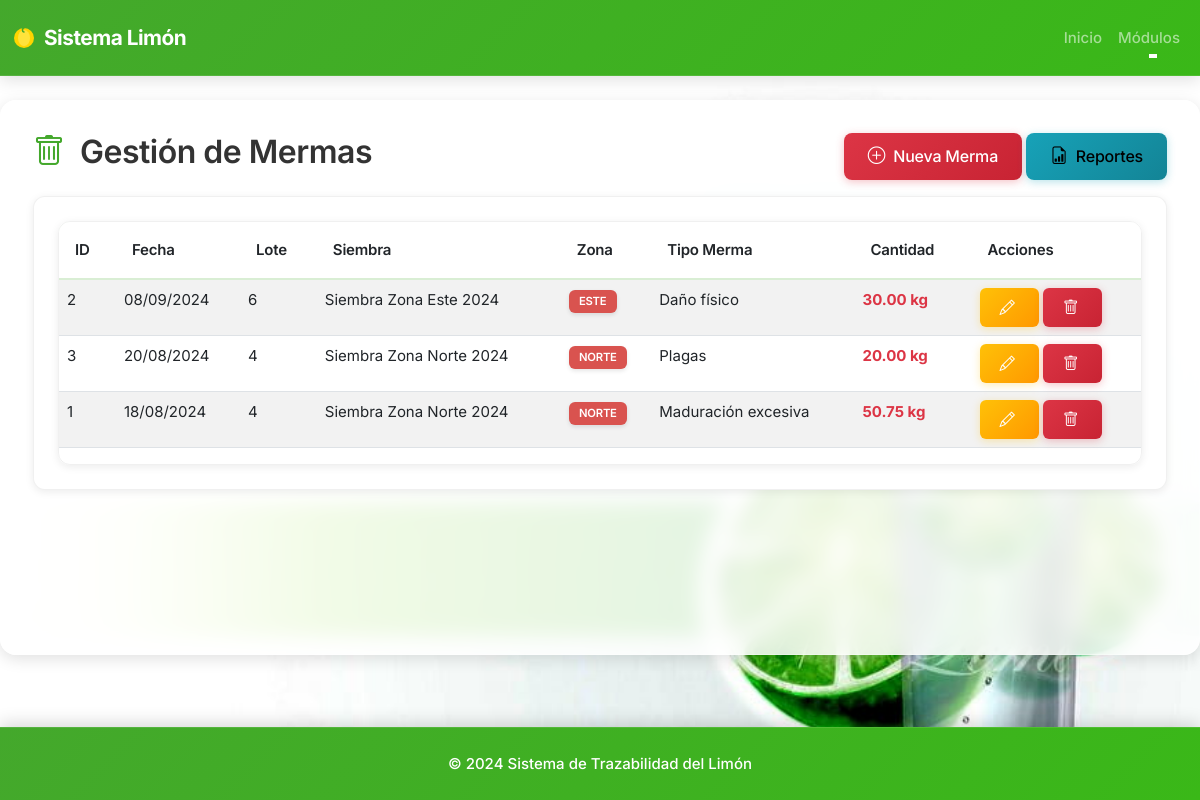
The app's page /modules/mermas/index.php with its own data.
### tables this page shows
CREATE TABLE mermas (
    idMerma INT AUTO_INCREMENT PRIMARY KEY,
    idLote INT NOT NULL,
    iCantidad DECIMAL(10,2) NOT NULL,
    vTipoMerma VARCHAR(50) NOT NULL,
    dFecha DATE NOT NULL,
    FOREIGN KEY (idLote) REFERENCES lotes(idLote)
);

CREATE TABLE lotes (
    idLote INT AUTO_INCREMENT PRIMARY KEY,
    idCosecha INT NOT NULL,
    iKilos DECIMAL(10,2) NOT NULL,
    dFechaEmpaque DATE NOT NULL,
    FOREIGN KEY (idCosecha) REFERENCES cosechas(idCosecha)
);

CREATE TABLE siembras (
    idSiembra INT AUTO_INCREMENT PRIMARY KEY,
    vNombre VARCHAR(100) NOT NULL,
    dFecha DATE NOT NULL,
    vZona VARCHAR(50) NOT NULL
);

### modules/mermas/index.php (the view, shortened to what this page needs)
<?php
include '../../includes/header.php';
$database = new Database();
$db = $database->getConnection();
$query = "SELECT
    m.idMerma,
    m.iCantidad,
    m.vTipoMerma,
    m.dFecha,
    l.idLote,
    c.idCosecha,
    s.vNombre AS nombreSiembra,
    s.vZona
FROM mermas m
INNER JOIN lotes l ON m.idLote = l.idLote
INNER JOIN cosechas c ON l.idCosecha = c.idCosecha
INNER JOIN siembras s ON c.idSiembra = s.idSiembra
ORDER BY m.dFecha DESC";
$stmt = $db->prepare($query);
$stmt->execute();
$mermas = $stmt->fetchAll();
?>
<div class="row mb-3">
    <div class="col-md-6">
        <h2><i class="bi bi-trash"></i> Gestión de Mermas</h2>
    </div>
    <div class="col-md-6 text-end">
        <a href="create.php" class="btn btn-danger"><i class="bi bi-plus-circle"></i> Nueva Merma</a>
        <a href="reportes.php" class="btn btn-info"><i class="bi bi-file-earmark-bar-graph"></i> Reportes</a>
    </div>
</div>
<div class="card">
    <div class="card-body">
        <div class="table-responsive">
            <table id="tablaMermas" class="table table-striped table-hover">
                <thead>
                    <tr>
                        <th>ID</th>
                        <th>Fecha</th>
                        <th>Lote</th>
                        <th>Siembra</th>
                        <th>Zona</th>
                        <th>Tipo Merma</th>
                        <th>Cantidad</th>
                        <th>Acciones</th>
                    </tr>
                </thead>
                <tbody>
                    <?php foreach($mermas as $merma): ?>
                    <tr>
                        <td><?php echo $merma['idMerma']; ?></td>
                        <td><?php echo date('d/m/Y', strtotime($merma['dFecha'])); ?></td>
                        <td><?php echo $merma['idLote']; ?></td>
                        <td><?php echo htmlspecialchars($merma['nombreSiembra']); ?></td>
                        <td><span class="badge bg-danger"><?php echo $merma['vZona']; ?></span></td>
                        <td><?php echo htmlspecialchars($merma['vTipoMerma']); ?></td>
                        <td><strong class="text-danger"><?php echo number_format($merma['iCantidad'], 2); ?> kg</strong></td>
                        <td>
                            <a href="edit.php?id=<?php echo $merma['idMerma']; ?>" class="btn btn-sm btn-warning">
                                <i class="bi bi-pencil"></i>
                            </a>
                            <a href="delete.php?id=<?php echo $merma['idMerma']; ?>"
                               class="btn btn-sm btn-danger"
                               onclick="return confirm('¿Eliminar este registro de merma?')">
                                <i class="bi bi-trash"></i>
                            </a>
                        </td>
                    </tr>
                    <?php endforeach; ?>
                </tbody>
            </table>
        </div>
    </div>
</div>
<?php include '../../includes/footer.php'; ?>

### assets/css/style.css (style rules this page uses)
:root { --primary-green: #44a82c; --lime-green: #44a82c; --bright-lime: #44a82c; --lemon-yellow: #FFD500; --light-gray: #f5f5f5; --border-gray: #e0e0e0; --text-dark: #333; --transition-smooth: all 0.3s cubic-bezier(0.4, 0, 0.2, 1); --shadow-sm: 0 2px 8px rgba(0,0,0,0.08); --shadow-md: 0 4px 16px rgba(0,0,0,0.12); --shadow-lg: 0 8px 32px rgba(0,0,0,0.16); }
body { min-height: 100vh; display: flex; flex-direction: column; background-image: url('/SistemaLIMON/fondo.jpg'); background-size: cover; background-position: center center; background-attachment: fixed; background-repeat: no-repeat; background-color: #fff; font-family: 'Inter', -apple-system, BlinkMacSystemFont, 'Segoe UI', Roboto, sans-serif; color: var(--text-dark); font-size: 15px; line-height: 1.6; -webkit-font-smoothing: antialiased; -moz-osx-font-smoothing: grayscale; }
.card { border: 1px solid rgba(0,0,0,0.06); border-radius: 12px; transition: var(--transition-smooth); background: white; box-shadow: var(--shadow-sm); animation: scaleIn 0.3s ease-out; overflow: hidden; }
.btn { font-weight: 500; padding: 0.625rem 1.5rem; border-radius: 8px; transition: var(--transition-smooth); border: none; position: relative; overflow: hidden; letter-spacing: -0.2px; }
.btn::before { content: ''; position: absolute; top: 50%; left: 50%; width: 0; height: 0; border-radius: 50%; background: rgba(255, 255, 255, 0.3); transform: translate(-50%, -50%); transition: width 0.6s, height 0.6s; }
.btn-warning { background: linear-gradient(135deg, #ffc107 0%, #ff9800 100%); box-shadow: 0 2px 8px rgba(255, 193, 7, 0.3); color: white; }
.btn-info { background: linear-gradient(135deg, #17a2b8 0%, #138496 100%); box-shadow: 0 2px 8px rgba(23, 162, 184, 0.3); }
.btn-danger { background: linear-gradient(135deg, #dc3545 0%, #c82333 100%); box-shadow: 0 2px 8px rgba(220, 53, 69, 0.3); }
.badge { padding: 0.5em 0.9em; font-weight: 600; border-radius: 6px; letter-spacing: -0.2px; box-shadow: 0 2px 4px rgba(0,0,0,0.1); transition: var(--transition-smooth); }
.badge.bg-danger { background-color: #d9534f !important; }
.table-responsive { border: 1px solid rgba(0,0,0,0.06); border-radius: 12px; overflow: hidden; box-shadow: var(--shadow-sm); }
.table thead { background: linear-gradient(135deg, rgba(68, 168, 44, 0.08) 0%, rgba(245, 245, 245, 1) 100%); color: var(--text-dark); }
.table thead th { font-weight: 600; border-bottom: 2px solid rgba(68, 168, 44, 0.2); padding: 1rem; letter-spacing: -0.2px; }
.table tbody tr { transition: var(--transition-smooth); }
h1, h2, h3, h4, h5, h6 { font-weight: 600; letter-spacing: -0.5px; }
.btn-sm { font-size: 0.875rem; padding: 0.5rem 1.25rem; border-radius: 6px; }
.bi { transition: var(--transition-smooth); }
.card-body i.bi, .btn i.bi { font-size: 1.1em; margin-right: 0.25rem; }
h2 i.bi, h3 i.bi, h4 i.bi, h5 i.bi { color: var(--lime-green); margin-right: 0.5rem; }
html { scroll-behavior: smooth; }
.card-body { padding: 1.5rem; }

### records on screen
mermas: idMerma "2", dFecha "08/09/2024", idLote.idLote "6", siembras.vNombre "Siembra Zona Este 2024", siembras.vZona "ESTE", vTipoMerma "Daño físico", iCantidad "30.00"
mermas: idMerma "3", dFecha "20/08/2024", idLote.idLote "4", siembras.vNombre "Siembra Zona Norte 2024", siembras.vZona "NORTE", vTipoMerma "Plagas", iCantidad "20.00"
mermas: idMerma "1", dFecha "18/08/2024", idLote.idLote "4", siembras.vNombre "Siembra Zona Norte 2024", siembras.vZona "NORTE", vTipoMerma "Maduración excesiva", iCantidad "50.75"
